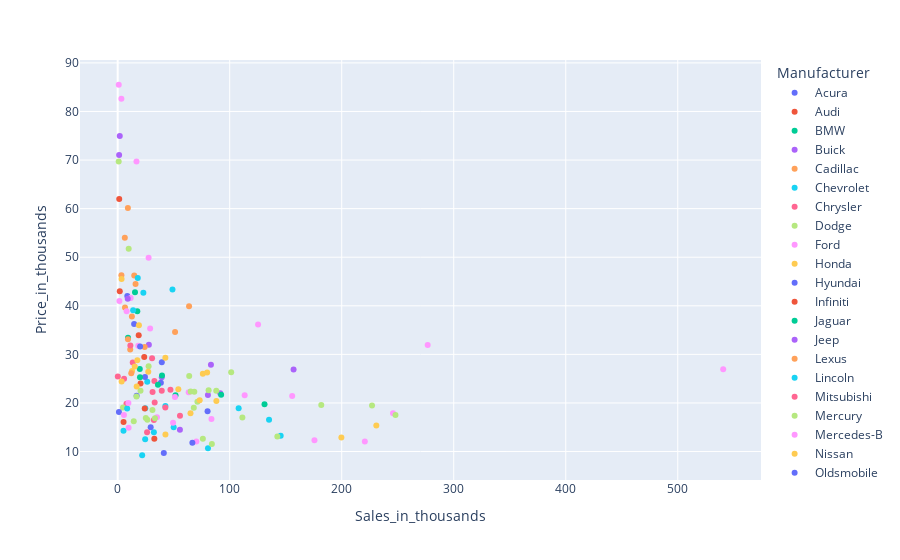

Here is the notebook cell this chart was saved with:
### Markdown cell above
# Sales v.s Price Scatter Chart (Interactive)

### Code cell
fig = px.scatter(carData, x="Sales_in_thousands", y="Price_in_thousands", color="Manufacturer")
fig

### Figure 1 — Plotly figure (JSON) as saved in the notebook; plotly's stock layout.template omitted (floating-point values rounded to 4 significant figures)
{"data": [{"hovertemplate": "Manufacturer=Acura<br>Sales_in_thousands=%{x}<br>Price_in_thousands=%{y}<extra></extra>", "legendgroup": "Acura", "marker": {"color": "#636efa", "symbol": "circle"}, "mode": "markers", "name": "Acura", "orientation": "v", "showlegend": true, "type": "scatter", "x": [16.92, 39.38, 8.588], "xaxis": "x", "y": [21.5, 28.4, 42], "yaxis": "y"}, {"hovertemplate": "Manufacturer=Audi<br>Sales_in_thousands=%{x}<br>Price_in_thousands=%{y}<extra></extra>", "legendgroup": "Audi", "marker": {"color": "#EF553B", "symbol": "circle"}, "mode": "markers", "name": "Audi", "orientation": "v", "showlegend": true, "type": "scatter", "x": [20.4, 18.78, 1.38], "xaxis": "x", "y": [23.99, 33.95, 62], "yaxis": "y"}, {"hovertemplate": "Manufacturer=BMW<br>Sales_in_thousands=%{x}<br>Price_in_thousands=%{y}<extra></extra>", "legendgroup": "BMW", "marker": {"color": "#00cc96", "symbol": "circle"}, "mode": "markers", "name": "BMW", "orientation": "v", "showlegend": true, "type": "scatter", "x": [19.75, 9.231, 17.53], "xaxis": "x", "y": [26.99, 33.4, 38.9], "yaxis": "y"}, {"hovertemplate": "Manufacturer=Buick<br>Sales_in_thousands=%{x}<br>Price_in_thousands=%{y}<extra></extra>", "legendgroup": "Buick", "marker": {"color": "#ab63fa", "symbol": "circle"}, "mode": "markers", "name": "Buick", "orientation": "v", "showlegend": true, "type": "scatter", "x": [91.56, 39.35, 27.85, 83.26], "xaxis": "x", "y": [21.98, 25.3, 31.96, 27.89], "yaxis": "y"}, {"hovertemplate": "Manufacturer=Cadillac<br>Sales_in_thousands=%{x}<br>Price_in_thousands=%{y}<extra></extra>", "legendgroup": "Cadillac", "marker": {"color": "#FFA15A", "symbol": "circle"}, "mode": "markers", "name": "Cadillac", "orientation": "v", "showlegend": true, "type": "scatter", "x": [63.73, 15.94, 6.536, 11.19, 14.79], "xaxis": "x", "y": [39.9, 44.48, 39.66, 31.01, 46.23], "yaxis": "y"}, {"hovertemplate": "Manufacturer=Chevrolet<br>Sales_in_thousands=%{x}<br>Price_in_thousands=%{y}<extra></extra>", "legendgroup": "Chevrolet", "marker": {"color": "#19d3f3", "symbol": "circle"}, "mode": "markers", "name": "Chevrolet", "orientation": "v", "showlegend": true, "type": "scatter", "x": [145.5, 135.1, 24.63, 42.59, 26.4, 17.95, 32.3, 21.86, 108.0], "xaxis": "x", "y": [13.26, 16.54, 18.89, 19.39, 24.34, 45.7, 13.96, 9.235, 18.89], "yaxis": "y"}, {"hovertemplate": "Manufacturer=Chrysler<br>Sales_in_thousands=%{x}<br>Price_in_thousands=%{y}<extra></extra>", "legendgroup": "Chrysler", "marker": {"color": "#FF6692", "symbol": "circle"}, "mode": "markers", "name": "Chrysler", "orientation": "v", "showlegend": true, "type": "scatter", "x": [7.854, 32.77, 31.15, 32.31, 13.46, 30.7], "xaxis": "x", "y": [19.84, 24.5, 22.25, 16.48, 28.34, 29.18], "yaxis": "y"}, {"hovertemplate": "Manufacturer=Dodge<br>Sales_in_thousands=%{x}<br>Price_in_thousands=%{y}<extra></extra>", "legendgroup": "Dodge", "marker": {"color": "#B6E880", "symbol": "circle"}, "mode": "markers", "name": "Dodge", "orientation": "v", "showlegend": true, "type": "scatter", "x": [76.03, 4.734, 71.19, 88.03, 0.916, 227.1, 16.77, 31.04, 111.3, 101.3, 181.7], "xaxis": "x", "y": [12.64, 19.05, 20.23, 22.5, 69.72, 19.46, 21.32, 18.57, 16.98, 26.31, 19.57], "yaxis": "y"}, {"hovertemplate": "Manufacturer=Ford<br>Sales_in_thousands=%{x}<br>Price_in_thousands=%{y}<extra></extra>", "legendgroup": "Ford", "marker": {"color": "#FF97FF", "symbol": "circle"}, "mode": "markers", "name": "Ford", "orientation": "v", "showlegend": true, "type": "scatter", "x": [70.23, 113.4, 35.07, 245.8, 175.7, 63.4, 276.7, 155.8, 125.3, 220.7, 540.6], "xaxis": "x", "y": [12.07, 21.56, 17.04, 17.89, 12.31, 22.2, 31.93, 21.41, 36.13, 12.05, 26.93], "yaxis": "y"}, {"hovertemplate": "Manufacturer=Honda<br>Sales_in_thousands=%{x}<br>Price_in_thousands=%{y}<extra></extra>", "legendgroup": "Honda", "marker": {"color": "#FECB52", "symbol": "circle"}, "mode": "markers", "name": "Honda", "orientation": "v", "showlegend": true, "type": "scatter", "x": [199.7, 230.9, 73.2, 12.86, 76.03], "xaxis": "x", "y": [12.88, 15.35, 20.55, 26.6, 26], "yaxis": "y"}, {"hovertemplate": "Manufacturer=Hyundai<br>Sales_in_thousands=%{x}<br>Price_in_thousands=%{y}<extra></extra>", "legendgroup": "Hyundai", "marker": {"color": "#636efa", "symbol": "circle"}, "mode": "markers", "name": "Hyundai", "orientation": "v", "showlegend": true, "type": "scatter", "x": [41.18, 66.69, 29.45], "xaxis": "x", "y": [9.699, 11.8, 15.0], "yaxis": "y"}, {"hovertemplate": "Manufacturer=Infiniti<br>Sales_in_thousands=%{x}<br>Price_in_thousands=%{y}<extra></extra>", "legendgroup": "Infiniti", "marker": {"color": "#EF553B", "symbol": "circle"}, "mode": "markers", "name": "Infiniti", "orientation": "v", "showlegend": true, "type": "scatter", "x": [23.71], "xaxis": "x", "y": [29.46], "yaxis": "y"}, {"hovertemplate": "Manufacturer=Jaguar<br>Sales_in_thousands=%{x}<br>Price_in_thousands=%{y}<extra></extra>", "legendgroup": "Jaguar", "marker": {"color": "#00cc96", "symbol": "circle"}, "mode": "markers", "name": "Jaguar", "orientation": "v", "showlegend": true, "type": "scatter", "x": [15.47], "xaxis": "x", "y": [42.8], "yaxis": "y"}, {"hovertemplate": "Manufacturer=Jeep<br>Sales_in_thousands=%{x}<br>Price_in_thousands=%{y}<extra></extra>", "legendgroup": "Jeep", "marker": {"color": "#ab63fa", "symbol": "circle"}, "mode": "markers", "name": "Jeep", "orientation": "v", "showlegend": true, "type": "scatter", "x": [55.56, 80.56, 157.0], "xaxis": "x", "y": [14.46, 21.62, 26.89], "yaxis": "y"}, {"hovertemplate": "Manufacturer=Lexus<br>Sales_in_thousands=%{x}<br>Price_in_thousands=%{y}<extra></extra>", "legendgroup": "Lexus", "marker": {"color": "#FFA15A", "symbol": "circle"}, "mode": "markers", "name": "Lexus", "orientation": "v", "showlegend": true, "type": "scatter", "x": [24.07, 12.7, 3.334, 6.375, 9.126, 51.24], "xaxis": "x", "y": [31.5, 37.8, 46.3, 54.01, 60.1, 34.6], "yaxis": "y"}, {"hovertemplate": "Manufacturer=Lincoln<br>Sales_in_thousands=%{x}<br>Price_in_thousands=%{y}<extra></extra>", "legendgroup": "Lincoln", "marker": {"color": "#19d3f3", "symbol": "circle"}, "mode": "markers", "name": "Lincoln", "orientation": "v", "showlegend": true, "type": "scatter", "x": [13.8, 48.91, 22.93], "xaxis": "x", "y": [39.08, 43.33, 42.66], "yaxis": "y"}, {"hovertemplate": "Manufacturer=Mitsubishi<br>Sales_in_thousands=%{x}<br>Price_in_thousands=%{y}<extra></extra>", "legendgroup": "Mitsubishi", "marker": {"color": "#FF6692", "symbol": "circle"}, "mode": "markers", "name": "Mitsubishi", "orientation": "v", "showlegend": true, "type": "scatter", "x": [26.23, 42.54, 55.62, 5.711, 0.11, 11.34, 39.35], "xaxis": "x", "y": [13.99, 19.05, 17.36, 25.0, 25.45, 31.81, 22.53], "yaxis": "y"}, {"hovertemplate": "Manufacturer=Mercury<br>Sales_in_thousands=%{x}<br>Price_in_thousands=%{y}<extra></extra>", "legendgroup": "Mercury", "marker": {"color": "#B6E880", "symbol": "circle"}, "mode": "markers", "name": "Mercury", "orientation": "v", "showlegend": true, "type": "scatter", "x": [14.35, 26.53, 67.96, 81.17, 27.61, 20.38], "xaxis": "x", "y": [16.24, 16.54, 19.04, 22.61, 27.56, 22.51], "yaxis": "y"}, {"hovertemplate": "Manufacturer=Mercedes-B<br>Sales_in_thousands=%{x}<br>Price_in_thousands=%{y}<extra></extra>", "legendgroup": "Mercedes-B", "marker": {"color": "#FF97FF", "symbol": "circle"}, "mode": "markers", "name": "Mercedes-B", "orientation": "v", "showlegend": true, "type": "scatter", "x": [18.39, 27.6, 16.77, 3.311, 7.998, 1.526, 11.59, 0.954, 28.98], "xaxis": "x", "y": [31.75, 49.9, 69.7, 82.6, 38.9, 41, 41.6, 85.5, 35.3], "yaxis": "y"}, {"hovertemplate": "Manufacturer=Nissan<br>Sales_in_thousands=%{x}<br>Price_in_thousands=%{y}<extra></extra>", "legendgroup": "Nissan", "marker": {"color": "#FECB52", "symbol": "circle"}, "mode": "markers", "name": "Nissan", "orientation": "v", "showlegend": true, "type": "scatter", "x": [42.64, 88.09, 79.85, 27.31, 42.57, 54.16, 65.0], "xaxis": "x", "y": [13.5, 20.39, 26.25, 26.4, 29.3, 22.8, 17.89], "yaxis": "y"}, {"hovertemplate": "Manufacturer=Oldsmobile<br>Sales_in_thousands=%{x}<br>Price_in_thousands=%{y}<extra></extra>", "legendgroup": "Oldsmobile", "marker": {"color": "#636efa", "symbol": "circle"}, "mode": "markers", "name": "Oldsmobile", "orientation": "v", "showlegend": true, "type": "scatter", "x": [1.112, 38.55, 80.25, 14.69, 20.02, 24.36], "xaxis": "x", "y": [18.14, 24.15, 18.27, 36.23, 31.6, 25.34], "yaxis": "y"}, {"hovertemplate": "Manufacturer=Plymouth<br>Sales_in_thousands=%{x}<br>Price_in_thousands=%{y}<extra></extra>", "legendgroup": "Plymouth", "marker": {"color": "#EF553B", "symbol": "circle"}, "mode": "markers", "name": "Plymouth", "orientation": "v", "showlegend": true, "type": "scatter", "x": [32.73, 5.24, 24.16, 1.872], "xaxis": "x", "y": [12.64, 16.08, 18.85, 43], "yaxis": "y"}, {"hovertemplate": "Manufacturer=Pontiac<br>Sales_in_thousands=%{x}<br>Price_in_thousands=%{y}<extra></extra>", "legendgroup": "Pontiac", "marker": {"color": "#00cc96", "symbol": "circle"}, "mode": "markers", "name": "Pontiac", "orientation": "v", "showlegend": true, "type": "scatter", "x": [51.65, 131.1, 19.91, 92.36, 35.95, 39.57], "xaxis": "x", "y": [21.61, 19.72, 25.31, 21.66, 23.75, 25.64], "yaxis": "y"}, {"hovertemplate": "Manufacturer=Porsche<br>Sales_in_thousands=%{x}<br>Price_in_thousands=%{y}<extra></extra>", "legendgroup": "Porsche", "marker": {"color": "#ab63fa", "symbol": "circle"}, "mode": "markers", "name": "Porsche", "orientation": "v", "showlegend": true, "type": "scatter", "x": [8.982, 1.28, 1.866], "xaxis": "x", "y": [41.43, 71.02, 74.97], "yaxis": "y"}, {"hovertemplate": "Manufacturer=Saab<br>Sales_in_thousands=%{x}<br>Price_in_thousands=%{y}<extra></extra>", "legendgroup": "Saab", "marker": {"color": "#FFA15A", "symbol": "circle"}, "mode": "markers", "name": "Saab", "orientation": "v", "showlegend": true, "type": "scatter", "x": [9.191, 12.12], "xaxis": "x", "y": [33.12, 26.1], "yaxis": "y"}, {"hovertemplate": "Manufacturer=Saturn<br>Sales_in_thousands=%{x}<br>Price_in_thousands=%{y}<extra></extra>", "legendgroup": "Saturn", "marker": {"color": "#19d3f3", "symbol": "circle"}, "mode": "markers", "name": "Saturn", "orientation": "v", "showlegend": true, "type": "scatter", "x": [80.62, 24.55, 5.223, 8.472, 49.99], "xaxis": "x", "y": [10.69, 12.54, 14.29, 18.84, 15.01], "yaxis": "y"}, {"hovertemplate": "Manufacturer=Subaru<br>Sales_in_thousands=%{x}<br>Price_in_thousands=%{y}<extra></extra>", "legendgroup": "Subaru", "marker": {"color": "#FF6692", "symbol": "circle"}, "mode": "markers", "name": "Subaru", "orientation": "v", "showlegend": true, "type": "scatter", "x": [47.11, 33.03], "xaxis": "x", "y": [22.7, 20.09], "yaxis": "y"}, {"hovertemplate": "Manufacturer=Toyota<br>Sales_in_thousands=%{x}<br>Price_in_thousands=%{y}<extra></extra>", "legendgroup": "Toyota", "marker": {"color": "#B6E880", "symbol": "circle"}, "mode": "markers", "name": "Toyota", "orientation": "v", "showlegend": true, "type": "scatter", "x": [142.5, 248.0, 63.85, 33.27, 84.09, 65.12, 25.11, 68.41, 9.835], "xaxis": "x", "y": [13.11, 17.52, 25.55, 16.88, 11.53, 22.37, 16.89, 22.29, 51.73], "yaxis": "y"}, {"hovertemplate": "Manufacturer=Volkswagen<br>Sales_in_thousands=%{x}<br>Price_in_thousands=%{y}<extra></extra>", "legendgroup": "Volkswagen", "marker": {"color": "#FF97FF", "symbol": "circle"}, "mode": "markers", "name": "Volkswagen", "orientation": "v", "showlegend": true, "type": "scatter", "x": [9.761, 83.72, 51.1, 9.569, 5.596, 49.46], "xaxis": "x", "y": [14.9, 16.7, 21.2, 19.99, 17.5, 15.9], "yaxis": "y"}, {"hovertemplate": "Manufacturer=Volvo<br>Sales_in_thousands=%{x}<br>Price_in_thousands=%{y}<extra></extra>", "legendgroup": "Volvo", "marker": {"color": "#FECB52", "symbol": "circle"}, "mode": "markers", "name": "Volvo", "orientation": "v", "showlegend": true, "type": "scatter", "x": [16.96, 3.545, 15.24, 17.53, 3.493, 18.97], "xaxis": "x", "y": [23.4, 24.4, 27.5, 28.8, 45.5, 36], "yaxis": "y"}], "layout": {"legend": {"title": {"text": "Manufacturer"}, "tracegroupgap": 0}, "margin": {"t": 60}, "xaxis": {"anchor": "y", "domain": [0, 1], "title": {"text": "Sales_in_thousands"}}, "yaxis": {"anchor": "x", "domain": [0, 1], "title": {"text": "Price_in_thousands"}}}}
